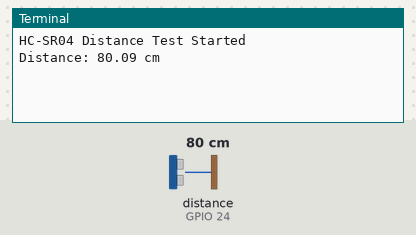
Bench run of a program on a simulated Raspberry Pi (BCM pin numbers). Shown: the last lines printed to the terminal. The inputs (shaded band) are chosen by the test bench; at power-on: distance to the obstacle (sensor on GPIO 24) 80 cm. The echo pulse lasts 58.3 µs per cm; the clock reads 2024-03-15 10:24:30 at power-on unless the program sets it.

Above: at 1.2 s.
1.3 s: distance to the obstacle (sensor on GPIO 24) set to 2 cm
At 2.8 s:
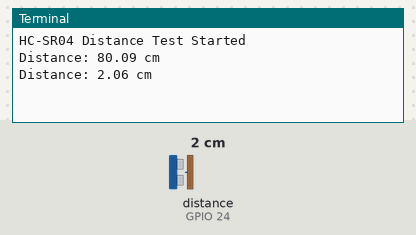
3.4 s: distance to the obstacle (sensor on GPIO 24) set to 4 cm
At 4.0 s:
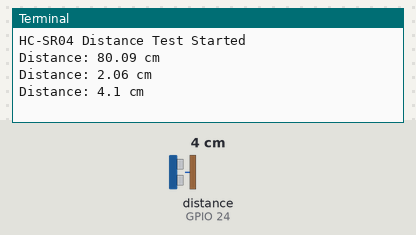
Timing chart, 0 to 6.4 s (numbered marks = the images above; inputs shaded):
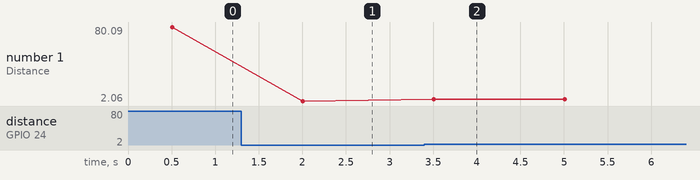

The program:

dist.py
```python
import RPi.GPIO as GPIO
import time

# -------- SETUP --------
TRIG = 23
ECHO = 24

GPIO.setwarnings(False)
GPIO.setmode(GPIO.BCM)

GPIO.setup(TRIG, GPIO.OUT)
GPIO.setup(ECHO, GPIO.IN)

def get_distance():
    GPIO.output(TRIG, False)
    time.sleep(0.5)

    # trigger pulse
    GPIO.output(TRIG, True)
    time.sleep(0.00001)
    GPIO.output(TRIG, False)

    # wait for echo start
    while GPIO.input(ECHO) == 0:
        pulse_start = time.time()

    # wait for echo end
    while GPIO.input(ECHO) == 1:
        pulse_end = time.time()

    pulse_duration = pulse_end - pulse_start

    distance = pulse_duration * 17150  # cm
    return round(distance, 2)

# -------- LOOP --------
try:
    print("HC-SR04 Distance Test Started")

    while True:
        dist = get_distance()
        print(f"Distance: {dist} cm")
        time.sleep(1)

except KeyboardInterrupt:
    print("Stopped by User")

finally:
    GPIO.cleanup()
```

Measured:
- after the input at 1.3 s, the terminal: prints a new line after 0.71 s (image 1)
- after the input at 3.4 s, the terminal: prints a new line after 0.11 s (image 2)
- plotted number 1: 80.09 → 2.06 after the input at 1.3 s, 2.06 → 4.1 after the input at 3.4 s
